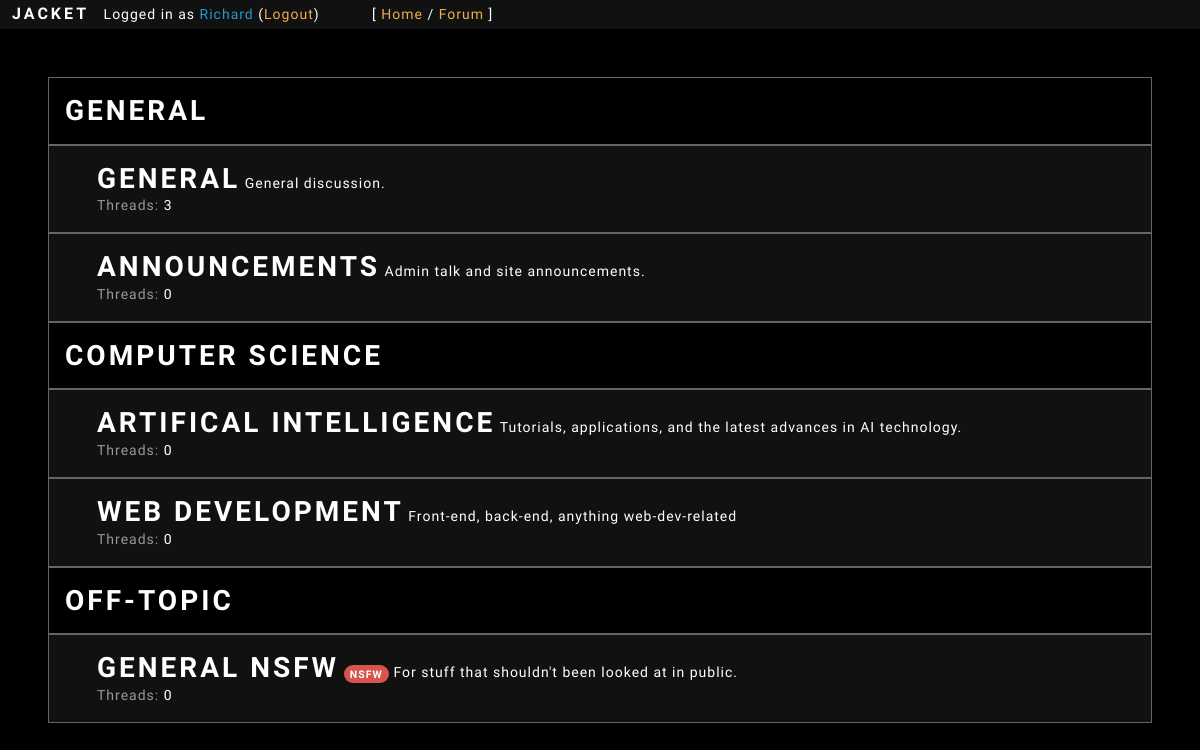
The page /forum/ (signed in) on the database its author committed.
### forum/models.py (models this page shows)
class Subforum(models.Model):
	key = models.CharField(max_length=10, default=gen_key, unique=True)
	category = models.CharField(max_length=25)
	name = models.CharField(max_length=50)
	description = models.TextField(max_length=250, blank=True)
	nsfw = models.BooleanField(default=False)

### forum/views.py (the view)
# urls.py: path('', views.forum, name="forum"),
def forum(request):
	if not check_login(request):
		return redirect('home')
	context = {}
	load_user_context(request, context)
	context['subforums'] = {}
	subforums = Subforum.objects.all()
	for subforum in subforums:
		try:
			context['subforums'][subforum.category][subforum.key] = {
				'name': subforum.name,
				'description': subforum.description,
				'nsfw': subforum.nsfw,
				'thread_count': subforum.thread_set.count()
			}
		except KeyError:
			context['subforums'][subforum.category] = {
				subforum.key: {
					'name': subforum.name,
					'description': subforum.description,
					'nsfw': subforum.nsfw,
					'thread_count': subforum.thread_set.count()
				}
			}
	return render(request, 'forum/subforums.html', context)

### general/views.py (called while the page is built)
def check_login(request):
	try:
		if request.session['user_id'] is not None:
			return True
	except KeyError:
		return False

def load_user_context(request, context):
	context['user'] = {
		'id': request.session['user_id'],
		'username': request.session['user_name']
	}

### forum/templates/forum/subforums.html
{% extends 'general/base.html' %}
{% block content %}
<main class="p-5 text-light">
	{% for category, subs in subforums.items %}
	<div class="bg-pitch-dark border border-grey pt-3 pl-3 pb-2">
		<h2 class="text-light">{{ category }}</h2>
	</div>
	{% for key, subforum in subs.items %}
	<a class="n-h-u d-block box-a bg-ap-dark border border-grey p-3 pl-5" href="{% url 'subforum' %}?s={{ key }}">
		<div class="d-block">
			<h2 class="d-inline text-light">{{ subforum.name }}</h2>
				{% if subforum.nsfw == True %}
				<span class="d-inline badge badge-pill badge-danger">NSFW</span>
				{% endif %}
			<p class="d-inline text-light m-0">{{ subforum.description }}</p>
		</div>
		<div class="d-block">
			<p class="text-secondary m-0">Threads: <span class="text-light">{{ subforum.thread_count }}</span></p>
		</div>
	</a>
	{% endfor %}
	{% endfor %}
</main>
{% endblock %}

### static/css/jacket.css (style rules this page uses)
html { scroll-behavior: smooth; }

### rows shown on the page
Subforum: subforums "GENERAL", name "GENERAL", description "General discussion."
Subforum: name "ANNOUNCEMENTS", description "Admin talk and site announcements."
Subforum: subforums "COMPUTER SCIENCE", name "ARTIFICAL INTELLIGENCE", description "Tutorials, applications, and the latest advances in AI technology."
Subforum: name "WEB DEVELOPMENT", description "Front-end, back-end, anything web-dev-related"
Subforum: subforums "OFF-TOPIC", name "GENERAL NSFW", description "For stuff that shouldn't been looked at in public."

### other values the page prints
{{ user.username }} "Richard"
{{ subforum.thread_count }} "3" "0" "0" "0" "0"
